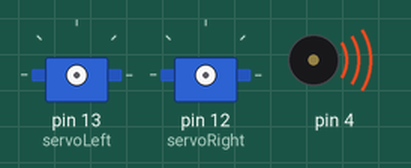
Bench run of a sketch on a simulated Arduino Uno, built with avr-gcc and run on an emulated ATmega328P. On the bench: 2 × servo, buzzer (waves = sounding).

Above: at 0.1 s.
At 2.1 s:
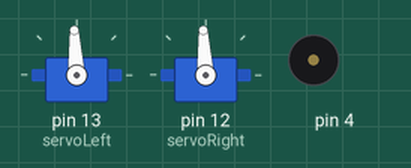
Timing chart, 0 to 3.6 s (numbered marks = the images above):
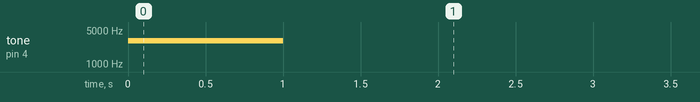

The sketch:

basicMovement161123.ino
```cpp
#include <Servo.h>                    // Include servo library

Servo servoLeft;                      // Declare left and right servos
Servo servoRight;

void setup() {
  tone(4, 3000, 1000);                // Play tone for 1 second
  delay(1000);                        // Delay to finish tone
  servoLeft.attach(13);               // Attach left signal to pin 13
  servoRight.attach(12);              // Attach right signal to pin 12
  /*
  servoLeft.writeMicroseconds(1700);
  servoRight.writeMicroseconds(1300);
  delay(1000);
  servoLeft.writeMicroseconds(2000);
  servoRight.writeMicroseconds(2000);
  delay(2225);
  servoLeft.writeMicroseconds(1300);
  servoRight.writeMicroseconds(1700);
  delay(1000);
  */
  servoLeft.writeMicroseconds(1600);
  servoRight.writeMicroseconds(1600);
  delay(1000);
  servoLeft.writeMicroseconds(1500);
  servoRight.writeMicroseconds(1500);
  delay(1000);
  servoLeft.detach();                 // Stop sending servo signals
  servoRight.detach();

}

void loop() {
}
```
